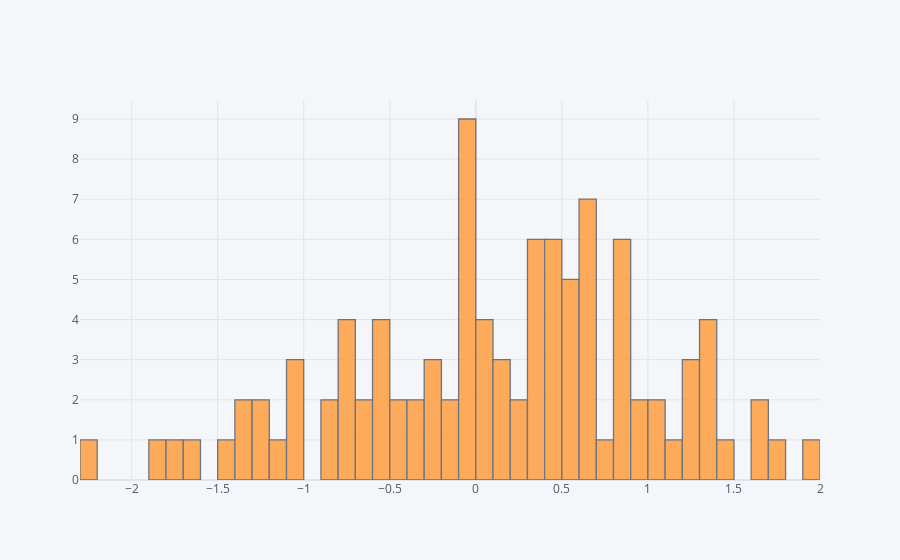

Source (notebook cell):
### Code cell
df['A'].iplot(kind='hist',bins=50)

### Figure 1 — Plotly figure (JSON) as saved in the notebook; plotly's stock layout.template omitted (floating-point values rounded to 4 significant figures)
{"data": [{"histfunc": "count", "histnorm": "", "marker": {"color": "rgba(255, 153, 51, 1.0)", "line": {"color": "#4D5663", "width": 1.3}}, "name": "A", "nbinsx": 50, "opacity": 0.8, "orientation": "v", "type": "histogram", "x": [0.1306, -1.261, -0.4574, 0.2432, 0.6375, -1.046, -1.764, -0.7485, 1.368, -0.5146, -0.06017, 0.6833, -1.269, 0.4667, -0.6833, 0.82, -0.195, 0.8845, -1.671, 0.5702, -0.7833, 1.353, 0.702, 0.8957, 1.226, -1.094, 1.364, 0.6895, 1.998, -0.2022, 0.1751, 0.6824, 1.657, 0.01445, -0.3711, 1.34, -0.08093, 0.5208, 0.6995, 0.1784, 0.3534, -0.8085, 0.5572, 0.8202, 0.5447, -1.834, 1.278, 1.494, 0.4758, -1.381, 0.5456, 0.3015, -0.7756, -0.3654, 1.121, -0.686, -0.06519, 0.2174, 0.4164, -2.214, 0.4522, 0.4505, 0.6069, -0.5384, -0.09019, -1.442, 1.763, -0.517, 0.353, -0.4457, 0.8249, 0.04139, 0.08434, -1.158, 1.068, -0.06942, 0.9498, -0.02345, 1.259, 0.3101, -0.2453, 0.3263, -0.008621, 0.3813, 1.091, -0.06497, 0.9276, -1.374, -0.5659, -0.7166, 0.4608, 0.6763, 0.8891, 0.06777, -0.8881, 1.606, -0.2197, -0.01339, -0.1763, -1.015]}], "layout": {"barmode": "overlay", "legend": {"bgcolor": "#F5F6F9", "font": {"color": "#4D5663"}}, "paper_bgcolor": "#F5F6F9", "plot_bgcolor": "#F5F6F9", "title": {"font": {"color": "#4D5663"}}, "xaxis": {"gridcolor": "#E1E5ED", "showgrid": true, "tickfont": {"color": "#4D5663"}, "title": {"font": {"color": "#4D5663"}, "text": ""}, "zerolinecolor": "#E1E5ED"}, "yaxis": {"gridcolor": "#E1E5ED", "showgrid": true, "tickfont": {"color": "#4D5663"}, "title": {"font": {"color": "#4D5663"}, "text": ""}, "zerolinecolor": "#E1E5ED"}}}
